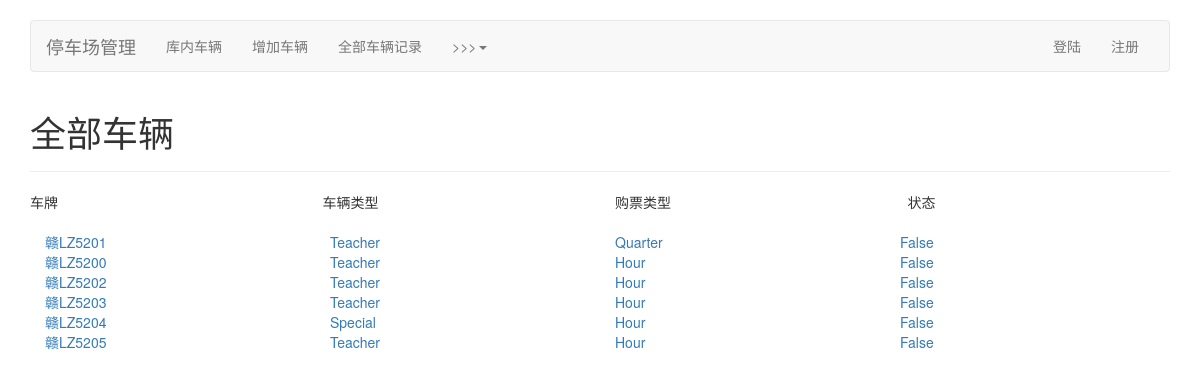
Page /CarList/ on the earlier database version.
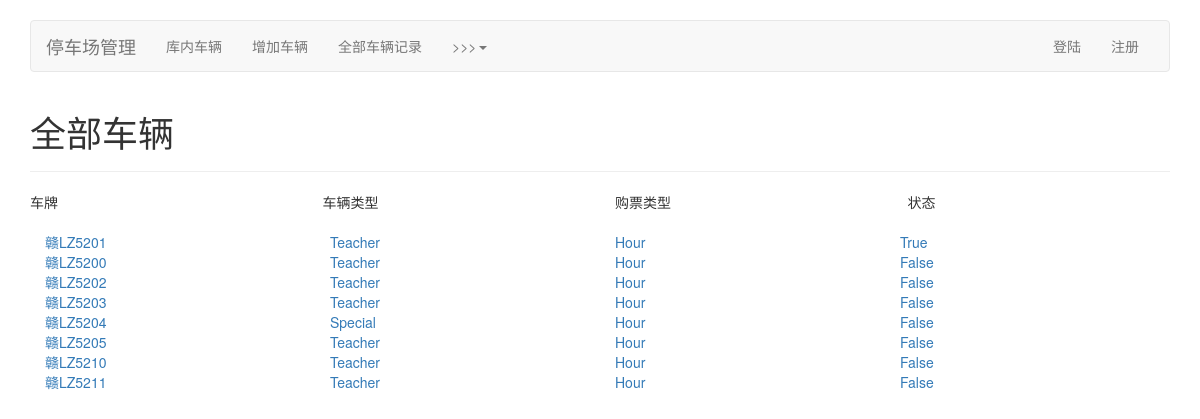
Same page on the later database version.
### app/models.py (models this page shows, shortened)
class Car(models.Model):
    license = models.CharField(u'车牌', max_length=50, unique=True)
    cartype = models.ForeignKey('CarType', verbose_name=u'车辆类型')
    tickettype = models.ForeignKey('TicketType',
                                   default=4,
                                   verbose_name=u'车票类型')
    status = models.BooleanField(u'是否在库', default=False)

class CarType(models.Model):
    CAR_TYPE_CHOICES = (
        ('Teacher', u'教职工车辆'),
        ('Social', u'社会车辆'),
        ('Special', u'公务车辆'),
    )
    car_type = models.CharField(u'车辆类型',
                                max_length=20,
                                choices=CAR_TYPE_CHOICES,
                                unique=True)
    def __str__(self):
        return u'%s' % self.car_type

class TicketType(models.Model):
    TICKET_TYPE_CHOICES =(
        ('Hour', u'小时票'),
        ('Month', u'月票'),
        ('Quarter', u'季度票'),
        ('Annual', u'年票'),
    )
    ticket_type = models.CharField(u'购票类型',
                                   max_length=20,
                                   choices=TICKET_TYPE_CHOICES,
                                    unique=True)
    def __str__(self):
        return u'%s' % self.ticket_type

### app/views.py (the view)
# urls.py: url(r'^CarList/$', car_list, name='car-list'),
def  car_list(request):
    cars = Car.objects.all()
    return render(request, 'app/car_list.html', {'cars': cars})

### app/templates/app/car_list.html
{% extends 'base.html' %}
 {% block content %}
    <div class="page-header">
        <h1>全部车辆</h1>
    </div>
    <div class="row">
            <div class="col-md-3">车牌</div>
            <div class="col-md-3">车辆类型</div>
            <div class="col-md-3">购票类型</div>
            <div class="col-md-3">状态</div>
    </div>
    <br/>
    {% for car in cars %}
    <div class="col-md-3"><a href="{% url 'car-detail' car.id %}">{{ car.license }}<a></li></div>
    <div class="col-md-3">{{ car.cartype }}</li></div>
    <div class="col-md-3">{{ car.tickettype }}</li></div>
    <div class="col-md-3">{{ car.status }}</li></div>
    {% empty %}
    <p>暂无车辆</p>
    {% endfor %}
{% endblock %}

Differences in the rows shown:
changed Car "赣LZ5201": tickettype "Quarter" → "Hour"; status "False" → "True"
added Car: license "赣LZ5210", cartype "Teacher", tickettype "Hour", status "False"
added Car: license "赣LZ5211", cartype "Teacher", tickettype "Hour", status "False"
